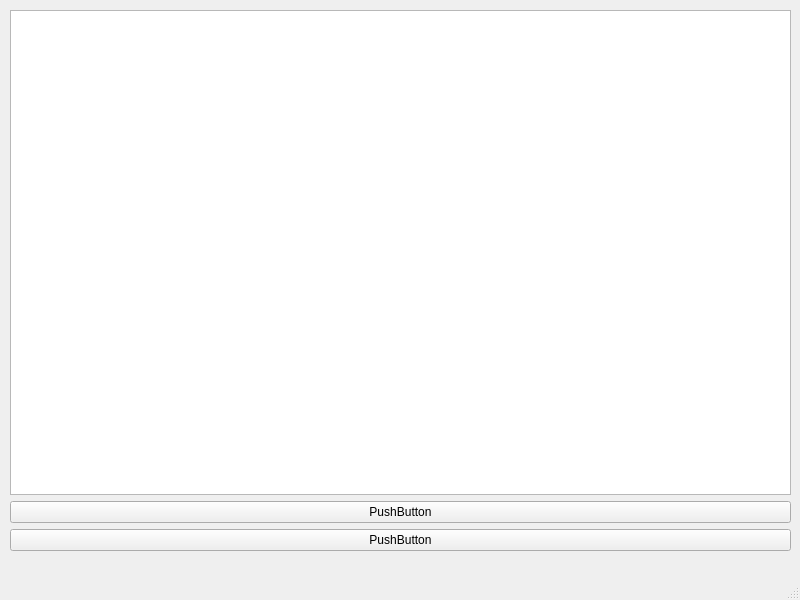
<?xml version="1.0" encoding="UTF-8"?>
<ui version="4.0">
 <class>MainWindow</class>
 <widget class="QMainWindow" name="MainWindow">
  <property name="geometry">
   <rect>
    <x>0</x>
    <y>0</y>
    <width>800</width>
    <height>600</height>
   </rect>
  </property>
  <property name="windowTitle">
   <string>MainWindow</string>
  </property>
  <widget class="QWidget" name="centralwidget">
   <widget class="QWidget" name="gridLayoutWidget">
    <property name="geometry">
     <rect>
      <x>10</x>
      <y>10</y>
      <width>781</width>
      <height>541</height>
     </rect>
    </property>
    <layout class="QGridLayout" name="gridLayout">
     <item row="1" column="0">
      <widget class="QPushButton" name="pushButton_2">
       <property name="text">
        <string>PushButton</string>
       </property>
      </widget>
     </item>
     <item row="2" column="0">
      <widget class="QPushButton" name="pushButton">
       <property name="text">
        <string>PushButton</string>
       </property>
      </widget>
     </item>
     <item row="0" column="0">
      <widget class="QColumnView" name="columnView"/>
     </item>
    </layout>
   </widget>
  </widget>
  <widget class="QMenuBar" name="menubar">
   <property name="geometry">
    <rect>
     <x>0</x>
     <y>0</y>
     <width>800</width>
     <height>23</height>
    </rect>
   </property>
  </widget>
  <widget class="QStatusBar" name="statusbar"/>
 </widget>
 <resources/>
 <connections/>
</ui>
